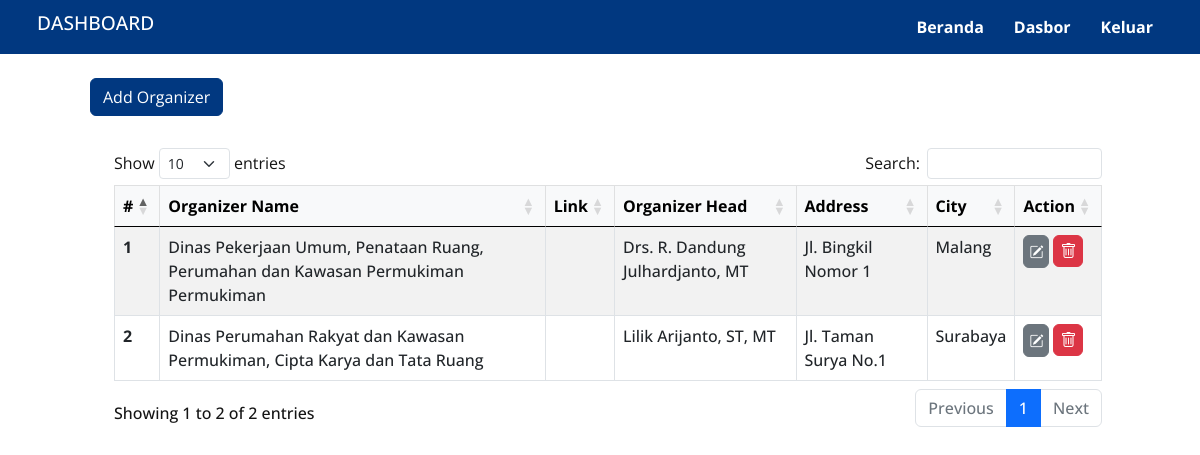
Screenshot of /data/organizer (signed in) with the database file from the repository.
### tables this page shows
CREATE TABLE `managements_table` (
  `id` int NOT NULL,
  `organizer_name` varchar(255) NOT NULL,
  `uri_organizer` varchar(255) DEFAULT NULL,
  `organizer_address` varchar(255) DEFAULT NULL,
  `organizer_city` varchar(255) DEFAULT NULL,
  `organizer_head` varchar(255) NOT NULL
);

### action/get-management.php (called while the page is built, shortened)
<?php
include 'db_connect.php';
if ($_SERVER['REQUEST_METHOD'] === 'GET') {
    if (isset($_GET['id']) && !empty($_GET['id'])) {
        $sql = "SELECT * FROM managements_table WHERE id = " . $_GET['id'] . " LIMIT 1";
        $result = $conn->query($sql);
        $organizer_table = [];
        $result = $conn->query($sql);
        if ($result->num_rows > 0) {
            $organizer_table = $result->fetch_assoc();
        }
    } else {
        $sql = "SELECT * FROM managements_table";
        $result = $conn->query($sql);
        $organizer_table = [];
        if ($result->num_rows > 0) {
            while ($row = $result->fetch_assoc()) {
                $organizer_table[] = $row;
            }
        }
    }
}

### data/organizer/index.php (the view, shortened to what this page needs)
<!doctype html>
<html lang="en">
<head>
    <link href="https://cdn.jsdelivr.net/npm/bootstrap@5.0.2/dist/css/bootstrap.min.css" rel="stylesheet">
    <link rel="stylesheet" href="https://cdn.jsdelivr.net/npm/bootstrap-icons@1.11.3/font/bootstrap-icons.min.css">
    <link href="https://cdn.jsdelivr.net/npm/sweetalert2@11.10.3/dist/sweetalert2.min.css" rel="stylesheet">
    <link href="https://cdnjs.cloudflare.com/ajax/libs/twitter-bootstrap/5.3.0/css/bootstrap.min.css" rel="stylesheet">
    <link href="https://cdn.datatables.net/1.13.7/css/dataTables.bootstrap5.min.css" rel="stylesheet">
    <link rel="stylesheet" href="/assets/css/style.css" />
</head>
<?php include_once $_SERVER['DOCUMENT_ROOT'] . '/action/first-load.php'; ?>
<?php include_once '../../action/get-management.php' ?>
<body>
    <?php include '../../assets/view/dashboard_header.php' ?>
    <main>
        <div class="container">
            <div class="row justify-content-center  m-2 p-3">
                <div class="row gap-2 ">
                    <div class="col-md-6">
                        <a href="/data/organizer/add-management.php" class="btn btn-primary">Add Organizer</a>
                    </div>
                    <div class="row p-3 m-2">
                        <div class="col-md-12">
                            <table id="datatable" class="table table-bordered table-striped table-hover" style="width:100%">
                                <thead class="table-light">
                                    <tr>
                                        <th scope="col">#</th>
                                        <th scope="col">Organizer Name</th>
                                        <th scope="col">Link</th>
                                        <th scope="col">Organizer Head</th>
                                        <th scope="col">Address</th>
                                        <th scope="col">City</th>
                                        <th scope="col">Action</th>
                                    </tr>
                                </thead>
                                <tbody>
                                    <?php $no = 1; ?>
                                    <?php foreach ($organizer_table as $row) : ?>
                                        <tr>
                                            <th scope="row"><?= $no++; ?></th>
                                            <td><?= $row['organizer_name']; ?></td>
                                            <td><a href="<?= $row['uri_organizer']; ?>"><?= $row['uri_organizer']; ?></a></td>
                                            <td><?= $row['organizer_head'] ?></td>
                                            <td><?= $row['organizer_address'] ?></td>
                                            <td><?= $row['organizer_city'] ?></td>
                                            <td>
                                                <div class="d-flex flex-row gap-1">
                                                    <a href="/data/organizer/edit-management.php?id=<?= $row['id']; ?>" class="btn xs-btn btn-secondary bi bi-pencil-square"></a>
                                                    <form id="delete-<?= $row['id']; ?>" action="/action/delete-management.php" method="post">
                                                        <button type="button" class="asbn btn btn-danger bi bi-trash delete-btn" data-id="<?= $row['id']; ?>"></button>
                                                    </form>
                                                </div>
                                            </td>
                                        </tr>
                                    <?php endforeach ?>
                                </tbody>
                            </table>
                        </div>
                    </div>
                </div>
            </div>
        </div>
    </main>
</body>
</html>

### assets/css/style.css (style rules this page uses)
* { margin: 0; padding: 0; box-sizing: border-box; text-decoration: none !important; outline: none !important; border: none; scroll-behavior: smooth; }
body { font-family: "Open Sans", "Roboto", "Segoe UI", sans-serif; font-weight: 500; color: #141414; }
.btn-primary { background-color: #013880; border-color: #013880; }
.asbn { padding: 3px 6px; font-size: 1rem; }
.xs-btn { font-size: 14px; padding: 5px; }

### rows the page displays
managements_table: organizer_name "Dinas Pekerjaan Umum, Penataan Ruang, Perumahan dan Kawasan Permukiman Permukiman", organizer_head "Drs. R. Dandung Julhardjanto, MT", organizer_address "Jl. Bingkil Nomor 1", organizer_city "Malang"
managements_table: organizer_name "Dinas Perumahan Rakyat dan Kawasan Permukiman, Cipta Karya dan Tata Ruang", organizer_head "Lilik Arijanto, ST, MT", organizer_address "Jl. Taman Surya No.1", organizer_city "Surabaya"
